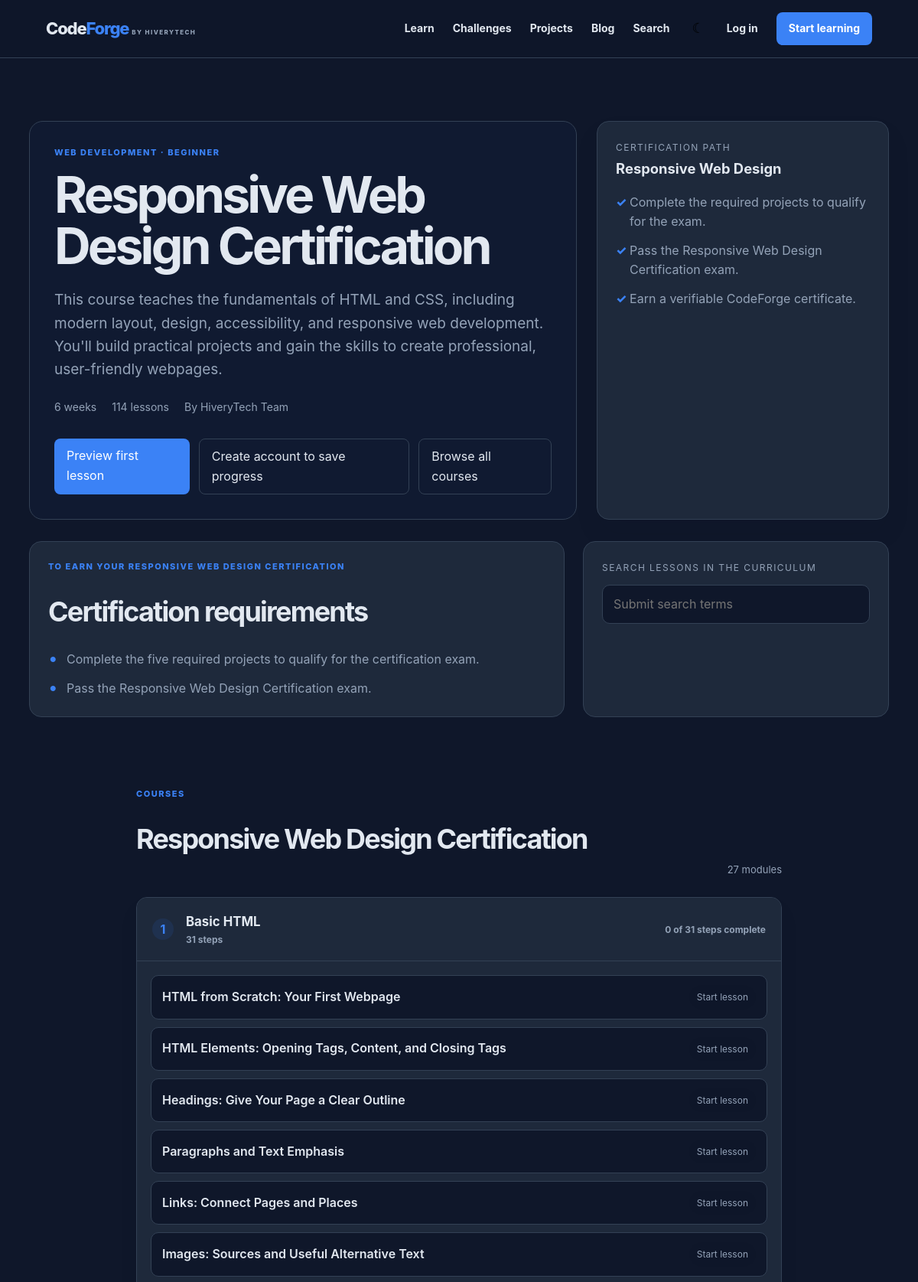
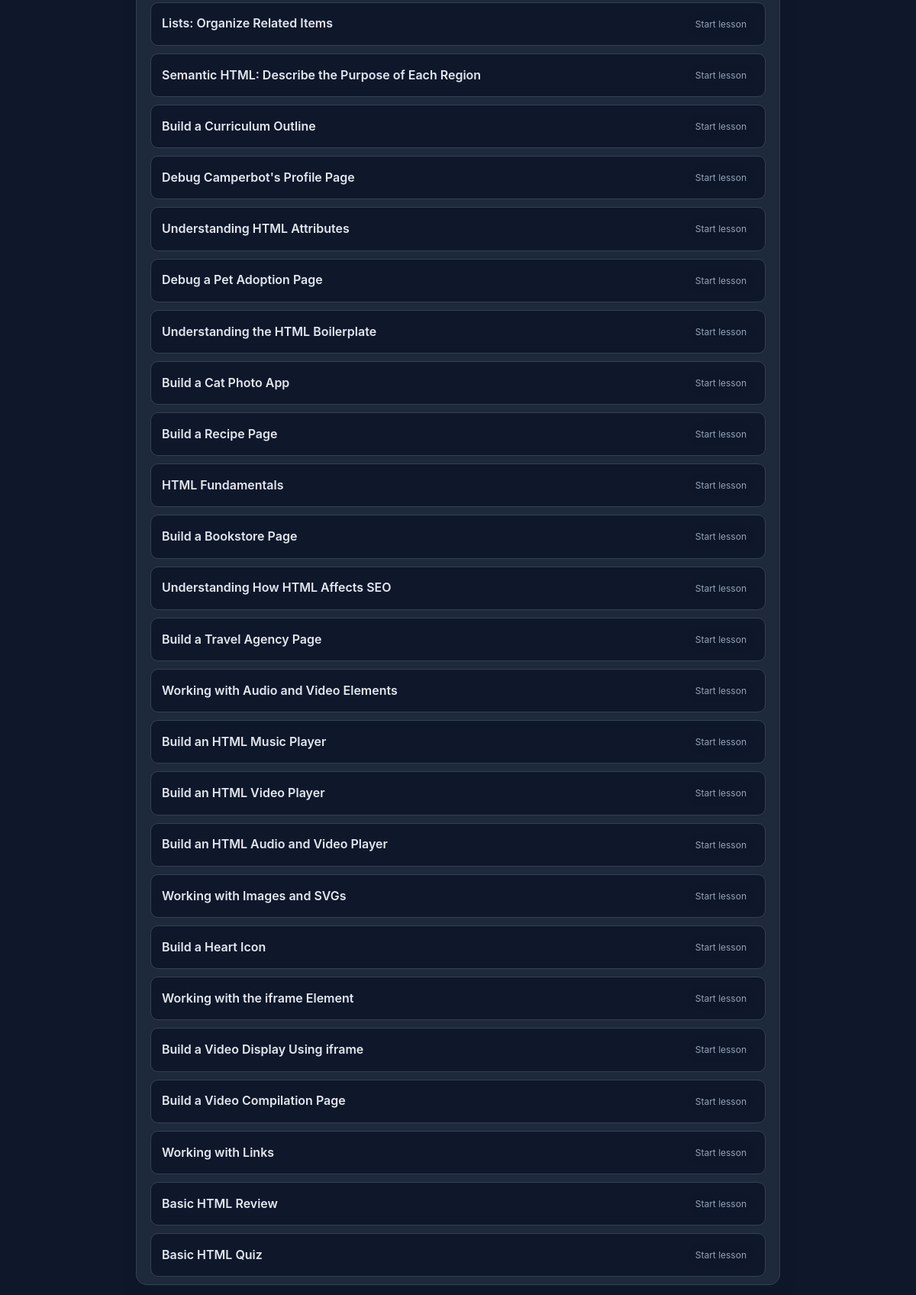
Screenshot of /courses/responsive-web-design (upper part) with the database file from the repository (2 pictures, top to bottom).
### app/models.py (models this page shows, shortened)
class Course(db.Model):
    id = db.Column(db.Integer, primary_key=True)
    title = db.Column(db.String(160), nullable=False)
    slug = db.Column(db.String(180), unique=True, nullable=False, index=True)
    description = db.Column(db.Text, nullable=False)
    difficulty = db.Column(db.String(30), default="Beginner")
    duration = db.Column(db.String(40), default="6 hours")
    category = db.Column(db.String(60), default="Programming")
    instructor = db.Column(db.String(80), default="HiveryTech Team")
    published = db.Column(db.Boolean, default=True)
    modules = db.relationship("Module", backref="course", cascade="all, delete-orphan", order_by="Module.position")
    students = db.relationship("User", secondary="enrollment", back_populates="enrollments")
    projects = db.relationship("Project", backref="course", lazy=True)
    def lessons(self): return [l for m in self.modules for l in m.lessons]

class Module(db.Model):
    id = db.Column(db.Integer, primary_key=True)
    course_id = db.Column(db.Integer, db.ForeignKey("course.id"), nullable=False)
    title = db.Column(db.String(160), nullable=False)
    position = db.Column(db.Integer, default=1)
    lessons = db.relationship("Lesson", backref="module", cascade="all, delete-orphan", order_by="Lesson.position")

class Lesson(db.Model):
    id = db.Column(db.Integer, primary_key=True)
    module_id = db.Column(db.Integer, db.ForeignKey("module.id"), nullable=False)
    title = db.Column(db.String(180), nullable=False)
    slug = db.Column(db.String(180), nullable=False)
    body = db.Column(db.Text, nullable=False)
    example_code = db.Column(db.Text, default="")
    code = db.Column(db.Text, default="")
    language = db.Column(db.String(20), default="python")
    position = db.Column(db.Integer, default=1)
    tests = db.Column(db.Text, default="[]")
    hints = db.Column(db.Text, default="[]")
    __table_args__ = (db.UniqueConstraint("module_id", "slug", name="unique_lesson_slug"),)

### app/routes.py (the view)
@bp.route("/courses/<slug>")
def course(slug):
    c = Course.query.filter_by(slug=slug, published=True).first_or_404()
    completed_lesson_ids = set()
    if current_user.is_authenticated:
        completed_lesson_ids = {
            progress.lesson_id
            for progress in LessonProgress.query.filter_by(user_id=current_user.id).all()
        }
    return render_template("course.html", course=c, completed_lesson_ids=completed_lesson_ids)

### app/templates/course.html (shortened to what this page needs)
{% extends 'base.html' %}
{% block content %}
<section class="course-header">
  <div class="course-main">
    <p class="eyebrow">{{ course.category|upper }} · {{ course.difficulty|upper }}</p>
    <h1>{{ course.title }}</h1>
    <p class="lead">{{ course.description }}</p>
    <div class="course-meta">
      <span>{{ course.duration }}</span>
      <span>{{ course.lessons()|length }} lessons</span>
      <span>By {{ course.instructor }}</span>
    </div>
    <div class="actions">
      {% if current_user.is_authenticated %}
        {% if course not in current_user.enrollments %}
          <form method="post" action="{{ url_for('main.enroll', slug=course.slug) }}">
            <input type="hidden" name="csrf_token" value="{{ csrf_token() }}">
            <button class="button">Enroll free</button>
          </form>
        {% endif %}
        <a class="button" href="{{ url_for('main.lesson', course_slug=course.slug, lesson_slug=course.lessons()[0].slug) }}">{{ 'Continue learning' if course.progress_for(current_user) else 'Start first lesson' }}</a>
        <p class="progress-label">Your progress: {{ course.progress_for(current_user) }}%</p>
      {% else %}
        <a class="button" href="{{ url_for('main.lesson', course_slug=course.slug, lesson_slug=course.lessons()[0].slug) }}">Preview first lesson</a>
        <a class="button ghost" href="{{ url_for('main.register') }}">Create account to save progress</a>
      {% endif %}
      <a class="button ghost" href="/courses">Browse all courses</a>
    </div>
  </div>
  <aside class="course-panel">
    <div class="course-panel-head">
      <span>Certification path</span>
      <strong>Responsive Web Design</strong>
    </div>
    <ul class="course-panel-list">
      <li>Complete the required projects to qualify for the exam.</li>
      <li>Pass the Responsive Web Design Certification exam.</li>
      <li>Earn a verifiable CodeForge certificate.</li>
    </ul>
  </aside>
</section>
<section class="course-cta-row">
  <div class="mini-brief">
    <p class="eyebrow">To earn your {{ course.title }}</p>
    <h2>Certification requirements</h2>
    <ul class="checklist">
      <li>Complete the five required projects to qualify for the certification exam.</li>
      <li>Pass the Responsive Web Design Certification exam.</li>
    </ul>
  </div>
  <div class="search-panel">
    <label for="course-search">Search lessons in the curriculum</label>
    <input id="course-search" type="search" placeholder="Submit search terms">
  </div>
</section>
<section class="curriculum">
  <div class="section-head">
    <div>
      <p class="eyebrow">Courses</p>
      <h2>{{ course.title }}</h2>
    </div>
    <span class="muted">{{ course.modules|length }} modules</span>
  </div>
  <div class="curriculum-shell">
    {% for module in course.modules %}
      <details open class="module-card">
        <summary>
          <span>{{ loop.index }}</span>
          <div>
            <strong>{{ module.title }}</strong>
            <small>{{ module.lessons|length }} steps</small>
          </div>
          <em>{{ module.lessons|selectattr('id', 'in', completed_lesson_ids)|list|length }} of {{ module.lessons|length }} steps complete</em>
        </summary>
        <div class="module-group">
          {% for lesson in module.lessons %}
            <a href="{{ url_for('main.lesson', course_slug=course.slug, lesson_slug=lesson.slug) }}" class="lesson-row{% if lesson.id in completed_lesson_ids %} completed{% endif %}">
              <span class="lesson-name">{{ lesson.title }}</span>
              <span class="lesson-tag">{{ 'Complete' if lesson.id in completed_lesson_ids else 'Start lesson' }}</span>
            </a>
          {% endfor %}
        </div>
      </details>
    {% endfor %}
  </div>
</section>
{% endblock %}

### rows the page displays
Course: category "WEB DEVELOPMENT", difficulty "BEGINNER", title "Responsive Web Design Certification", description "This course teaches the fundamentals of HTML and CSS, including modern layout, design, accessibility, and responsive web development. You'll build practical projects and gain the skills to create professional, user-friendly webpages.", duration "6 weeks", instructor "HiveryTech Team", title "RESPONSIVE WEB DESIGN CERTIFICATION"
Module: title "Basic HTML", lessons|length "31", lessons|selectattr "0"
Lesson: title "HTML from Scratch: Your First Webpage", id "Start lesson"
Lesson: title "HTML Elements: Opening Tags, Content, and Closing Tags", id "Start lesson"
Lesson: title "Headings: Give Your Page a Clear Outline", id "Start lesson"
Lesson: title "Paragraphs and Text Emphasis", id "Start lesson"
Lesson: title "Links: Connect Pages and Places", id "Start lesson"
Lesson: title "Images: Sources and Useful Alternative Text", id "Start lesson"
Lesson: title "Lists: Organize Related Items", id "Start lesson"
Lesson: title "Semantic HTML: Describe the Purpose of Each Region", id "Start lesson"
Lesson: title "Build a Curriculum Outline", id "Start lesson"
Lesson: title "Debug Camperbot's Profile Page", id "Start lesson"
Lesson: title "Understanding HTML Attributes", id "Start lesson"
Lesson: title "Debug a Pet Adoption Page", id "Start lesson"
Lesson: title "Understanding the HTML Boilerplate", id "Start lesson"
Lesson: title "Build a Cat Photo App", id "Start lesson"
Lesson: title "Build a Recipe Page", id "Start lesson"
Lesson: title "HTML Fundamentals", id "Start lesson"
Lesson: title "Build a Bookstore Page", id "Start lesson"
Lesson: title "Understanding How HTML Affects SEO", id "Start lesson"
Lesson: title "Build a Travel Agency Page", id "Start lesson"
Lesson: title "Working with Audio and Video Elements", id "Start lesson"
Lesson: title "Build an HTML Music Player", id "Start lesson"
Lesson: title "Build an HTML Video Player", id "Start lesson"
Lesson: title "Build an HTML Audio and Video Player", id "Start lesson"
Lesson: title "Working with Images and SVGs", id "Start lesson"
Lesson: title "Build a Heart Icon", id "Start lesson"
Lesson: title "Working with the iframe Element", id "Start lesson"
Lesson: title "Build a Video Display Using iframe", id "Start lesson"
Lesson: title "Build a Video Compilation Page", id "Start lesson"
Lesson: title "Working with Links", id "Start lesson"
Lesson: title "Basic HTML Review", id "Start lesson"
Lesson: title "Basic HTML Quiz", id "Start lesson"

### other values shown
{{ course.lessons()|length }} "114"
{{ course.modules|length }} "27"
